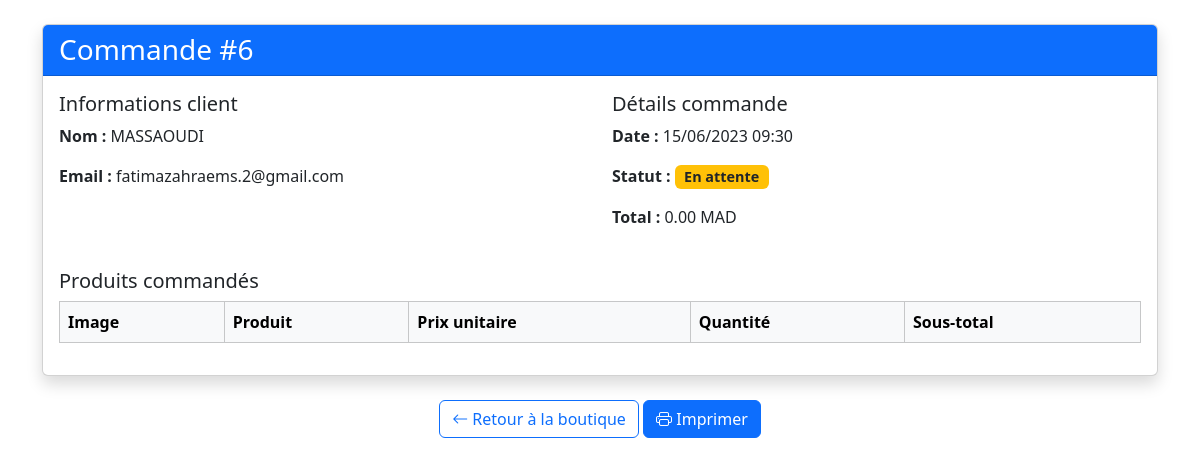
The app's page /pages/details_commande.php?id=6 with its own data.
### tables this page shows
CREATE TABLE "commandes" (
	"idCommande"	INTEGER,
	"dateCommande"	DATETIME DEFAULT CURRENT_TIMESTAMP,
	"statut"	TEXT DEFAULT 'en attente',
	"montantTotal"	REAL DEFAULT 0,
	"idClient"	INTEGER,
	PRIMARY KEY("idCommande" AUTOINCREMENT),
	FOREIGN KEY("idClient") REFERENCES "client"("idClient")
);

CREATE TABLE "client" (
	"idClient"	INTEGER,
	"nomClient"	TEXT,
	"prenomClient"	TEXT,
	"emailClient"	TEXT,
	"mot_de_passeClient"	TEXT,
	"telClient"	TEXT,
	"adresseClient"	TEXT,
	"marque"	TEXT,
	"modele"	TEXT,
	"carburant"	TEXT,
	PRIMARY KEY("idClient" AUTOINCREMENT)
);

### pages/details_commande.php (the view, shortened to what this page needs)
<?php
include_once "con_dbb.php";
try {
    $idCommande = $_GET['id'];
    $stmt = $pdo->prepare("
    SELECT c.*,
           cl.nomClient AS nom,
           cl.emailClient AS email
    FROM commandes c
    LEFT JOIN client cl ON c.idClient = cl.idClient
    WHERE c.idCommande = ?
");
    $stmt->execute([$idCommande]);
    $commande = $stmt->fetch(PDO::FETCH_ASSOC);
} catch (PDOException $e) {
    die("Erreur base de données : " . $e->getMessage());
} catch (Exception $e) {
    die($e->getMessage());
}
?>
<!DOCTYPE html>
<html lang="fr">
<head>
    <link href="https://cdn.jsdelivr.net/npm/bootstrap@5.3.3/dist/css/bootstrap.min.css" rel="stylesheet">
    <link rel="stylesheet" href="https://cdn.jsdelivr.net/npm/bootstrap-icons@1.11.3/font/bootstrap-icons.min.css">
</head>
<body>
    <div class="container mt-4">
        <div class="card shadow">
            <div class="card-header bg-primary text-white">
                <h3 class="mb-0">Commande #<?= $commande['idCommande'] ?></h3>
            </div>
            <div class="card-body">
                <div class="row mb-4">
                    <div class="col-md-6">
                        <h5>Informations client</h5>
                        <p><strong>Nom :</strong> <?= htmlspecialchars($commande['nom']) ?? 'Non spécifié' ?></p>
                        <p><strong>Email :</strong> <?= htmlspecialchars($commande['email']) ?? '-' ?></p>
                    </div>
                    <div class="col-md-6">
                        <h5>Détails commande</h5>
                        <p><strong>Date :</strong> <?= date('d/m/Y H:i', strtotime($commande['dateCommande'])) ?></p>
                        <p><strong>Statut :</strong>
                            <span class="badge
                                <?= match($commande['statut']) {
                                    'en attente' => 'bg-warning text-dark',
                                    'validée' => 'bg-success',
                                    'annulée' => 'bg-danger',
                                    default => 'bg-secondary'
                                } ?> statut-badge">
                                <?= ucfirst($commande['statut']) ?>
                            </span>
                        </p>
                        <p><strong>Total :</strong> <?= number_format($commande['montantTotal'], 2) ?> MAD</p>
                    </div>
                </div>
                <h5 class="mt-4">Produits commandés</h5>
                <div class="table-responsive">
                    <table class="table table-bordered align-middle">
                        <thead class="table-light">
                            <tr>
                                <th>Image</th>
                                <th>Produit</th>
                                <th>Prix unitaire</th>
                                <th>Quantité</th>
                                <th>Sous-total</th>
                            </tr>
                        </thead>
                    </table>
                </div>
            </div>
        </div>
        <div class="mt-4 text-center">
            <a href="/VroomIfy-4/pages/boutique.php" class="btn btn-outline-primary">
                <i class="bi bi-arrow-left"></i> Retour à la boutique
            </a>
            <button onclick="window.print()" class="btn btn-primary">
                <i class="bi bi-printer"></i> Imprimer
            </button>
        </div>
    </div>
</body>
</html>

### pages/details_commande.php (style rules this page uses)
.statut-badge { font-size: 0.9em; padding: 0.35em 0.65em; }

### records on screen
commandes: idCommande "6", idClient.nomClient "MASSAOUDI", idClient.emailClient "fatimazahraems.2@gmail.com", dateCommande "15/06/2023 09:30", statut "En attente", montantTotal "0.00"
